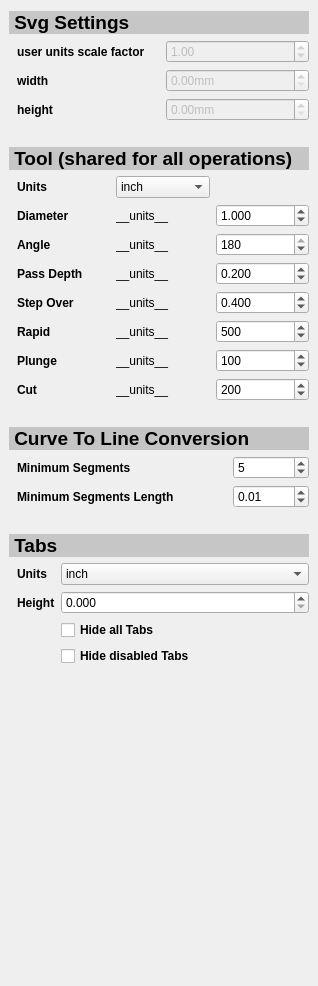
      <widget class="QWidget" name="scrollAreaWidgetContents">
       <property name="geometry">
        <rect>
         <x>0</x>
         <y>0</y>
         <width>318</width>
         <height>986</height>
        </rect>
       </property>
       <layout class="QVBoxLayout" name="verticalLayout_2" stretch="0,0,0,0">
        <property name="leftMargin">
         <number>9</number>
        </property>
        <property name="rightMargin">
         <number>9</number>
        </property>
        <item>
         <layout class="QVBoxLayout" name="verticalLayoutSettingsContent">
          <property name="bottomMargin">
           <number>20</number>
          </property>
          <item>
           <widget class="QLabel" name="label_SvgSettings">
            <property name="font">
             <font>
              <pointsize>14</pointsize>
              <bold>true</bold>
             </font>
            </property>
            <property name="styleSheet">
             <string notr="true">background-color: rgb(198, 198, 198);</string>
            </property>
            <property name="text">
             <string> Svg Settings</string>
            </property>
           </widget>
          </item>
          <item>
           <layout class="QHBoxLayout" name="horizontalLayout">
            <property name="leftMargin">
             <number>8</number>
            </property>
            <item>
             <widget class="QLabel" name="label_PxPerInch">
              <property name="font">
               <font>
                <bold>true</bold>
               </font>
              </property>
              <property name="text">
               <string>user units scale factor</string>
              </property>
             </widget>
            </item>
            <item>
             <widget class="QDoubleSpinBox" name="doubleSpinBox_PxPerInch">
              <property name="enabled">
               <bool>false</bool>
              </property>
              <property name="maximum">
               <double>999.990000000000009</double>
              </property>
              <property name="value">
               <double>1.000000000000000</double>
              </property>
             </widget>
            </item>
           </layout>
          </item>
          <item>
           <layout class="QHBoxLayout" name="horizontalLayout_4">
            <property name="leftMargin">
             <number>8</number>
            </property>
            <item>
             <widget class="QLabel" name="label_SvgModelWidth">
              <property name="font">
               <font>
                <bold>true</bold>
               </font>
              </property>
              <property name="text">
               <string>width</string>
              </property>
             </widget>
            </item>
            <item>
             <widget class="QDoubleSpinBox" name="doubleSpinBox_SvgModelWidth">
              <property name="enabled">
               <bool>false</bool>
              </property>
              <property name="suffix">
               <string>mm</string>
              </property>
              <property name="maximum">
               <double>999.990000000000009</double>
              </property>
             </widget>
            </item>
           </layout>
          </item>
          <item>
           <layout class="QHBoxLayout" name="horizontalLayout_3">
            <property name="leftMargin">
             <number>8</number>
            </property>
            <item>
             <widget class="QLabel" name="label_SvgModelHeight">
              <property name="font">
               <font>
                <bold>true</bold>
               </font>
              </property>
              <property name="text">
               <string>height</string>
              </property>
             </widget>
            </item>
            <item>
             <widget class="QDoubleSpinBox" name="doubleSpinBox_SvgModelHeight">
              <property name="enabled">
               <bool>false</bool>
              </property>
              <property name="suffix">
               <string>mm</string>
              </property>
              <property name="maximum">
               <double>999.990000000000009</double>
              </property>
             </widget>
            </item>
           </layout>
          </item>
         </layout>
        </item>
        <item>
         <layout class="QVBoxLayout" name="verticalLayoutToolContent">
          <property name="bottomMargin">
           <number>20</number>
          </property>
          <item>
           <widget class="QLabel" name="label_Tool">
            <property name="font">
             <font>
              <pointsize>14</pointsize>
              <bold>true</bold>
             </font>
            </property>
            <property name="styleSheet">
             <string notr="true">background-color: rgb(198, 198, 198);</string>
            </property>
            <property name="text">
             <string> Tool (shared for all operations)</string>
            </property>
           </widget>
          </item>
          <item>
           <layout class="QGridLayout" name="gridLayout_Tool">
            <property name="leftMargin">
             <number>8</number>
            </property>
            <property name="topMargin">
             <number>0</number>
            </property>
            <property name="bottomMargin">
             <number>0</number>
            </property>
            <item row="6" column="1">
             <widget class="QLabel" name="label_Tool_Plunge_UnitsDescr">
              <property name="text">
               <string>__units__</string>
              </property>
             </widget>
            </item>
            <item row="1" column="1">
             <widget class="QLabel" name="label_Tool_Diameter_UnitsDescr">
              <property name="text">
               <string>__units__</string>
              </property>
             </widget>
            </item>
            <item row="4" column="0">
             <widget class="QLabel" name="label_Tool_StepOver">
              <property name="font">
               <font>
                <bold>true</bold>
               </font>
              </property>
              <property name="text">
               <string>Step Over</string>
              </property>
             </widget>
            </item>
            <item row="5" column="2">
             <widget class="QSpinBox" name="spinBox_Tool_Rapid">
              <property name="toolTip">
               <string>The speed the tool moves while not cutting</string>
              </property>
              <property name="maximum">
               <number>1000</number>
              </property>
              <property name="value">
               <number>500</number>
              </property>
             </widget>
            </item>
            <item row="0" column="0">
             <widget class="QLabel" name="label_Tool_Units">
              <property name="font">
               <font>
                <bold>true</bold>
               </font>
              </property>
              <property name="text">
               <string>Units</string>
              </property>
             </widget>
            </item>
            <item row="3" column="0">
             <widget class="QLabel" name="label_Tool_PassDepth">
              <property name="font">
               <font>
                <bold>true</bold>
               </font>
              </property>
              <property name="text">
               <string>Pass Depth</string>
              </property>
             </widget>
            </item>
            <item row="5" column="1">
             <widget class="QLabel" name="label_Tool_Rapid_UnitsDescr">
              <property name="text">
               <string>__units__</string>
              </property>
             </widget>
            </item>
            <item row="6" column="0">
             <widget class="QLabel" name="label_Tool_Plunge">
              <property name="font">
               <font>
                <bold>true</bold>
               </font>
              </property>
              <property name="text">
               <string>Plunge</string>
              </property>
             </widget>
            </item>
            <item row="2" column="1">
             <widget class="QLabel" name="label_Tool_Angle_UnitsDescr">
              <property name="text">
               <string>__units__</string>
              </property>
             </widget>
            </item>
            <item row="7" column="1">
             <widget class="QLabel" name="label_Tool_Cut_UnitsDescr">
              <property name="text">
               <string>__units__</string>
              </property>
             </widget>
            </item>
            <item row="2" column="0">
             <widget class="QLabel" name="label_Tool_Angle">
              <property name="font">
               <font>
                <bold>true</bold>
               </font>
              </property>
              <property name="text">
               <string>Angle</string>
              </property>
             </widget>
            </item>
            <item row="5" column="0">
             <widget class="QLabel" name="label_Tool_Rapid">
              <property name="font">
               <font>
                <bold>true</bold>
               </font>
              </property>
              <property name="text">
               <string>Rapid</string>
              </property>
             </widget>
            </item>
            <item row="2" column="2">
             <widget class="QSpinBox" name="spinBox_Tool_Angle">
              <property name="maximum">
               <number>180</number>
              </property>
              <property name="value">
               <number>180</number>
              </property>
             </widget>
            </item>
            <item row="4" column="1">
             <widget class="QLabel" name="label_Tool_StepOver_UnitsDescr">
              <property name="text">
               <string>__units__</string>
              </property>
             </widget>
            </item>
            <item row="1" column="2">
             <widget class="QDoubleSpinBox" name="doubleSpinBox_Tool_Diameter">
              <property name="decimals">
               <number>3</number>
              </property>
              <property name="maximum">
               <double>32.000000000000000</double>
              </property>
              <property name="value">
               <double>1.000000000000000</double>
              </property>
             </widget>
            </item>
            <item row="1" column="0">
             <widget class="QLabel" name="label_Tool_Diameter">
              <property name="font">
               <font>
                <bold>true</bold>
               </font>
              </property>
              <property name="text">
               <string>Diameter</string>
              </property>
             </widget>
            </item>
            <item row="6" column="2">
             <widget class="QSpinBox" name="spinBox_Tool_Plunge">
              <property name="toolTip">
               <string>The speed the tool plunges downwards into the material</string>
              </property>
              <property name="maximum">
               <number>1000</number>
              </property>
              <property name="value">
               <number>100</number>
              </property>
             </widget>
            </item>
            <item row="3" column="1">
             <widget class="QLabel" name="label_Tool_PassDepth_UnitsDescr">
              <property name="text">
               <string>__units__</string>
              </property>
             </widget>
            </item>
            <item row="7" column="0">
             <widget class="QLabel" name="label_Tool_Cut">
              <property name="font">
               <font>
                <bold>true</bold>
               </font>
              </property>
              <property name="text">
               <string>Cut</string>
              </property>
             </widget>
            </item>
            <item row="4" column="2">
             <widget class="QDoubleSpinBox" name="doubleSpinBox_Tool_StepOver">
              <property name="decimals">
               <number>3</number>
              </property>
              <property name="maximum">
               <double>1.000000000000000</double>
              </property>
              <property name="singleStep">
               <double>0.010000000000000</double>
              </property>
              <property name="value">
               <double>0.400000000000000</double>
              </property>
             </widget>
            </item>
            <item row="0" column="1">
             <widget class="QComboBox" name="comboBox_Tool_Units">
              <item>
               <property name="text">
                <string>inch</string>
               </property>
              </item>
              <item>
               <property name="text">
                <string>mm</string>
               </property>
              </item>
             </widget>
            </item>
            <item row="3" column="2">
             <widget class="QDoubleSpinBox" name="doubleSpinBox_Tool_PassDepth">
              <property name="decimals">
               <number>3</number>
              </property>
              <property name="maximum">
               <double>10.000000000000000</double>
              </property>
              <property name="singleStep">
               <double>0.500000000000000</double>
              </property>
              <property name="value">
               <double>0.200000000000000</double>
              </property>
             </widget>
            </item>
            <item row="7" column="2">
             <widget class="QSpinBox" name="spinBox_Tool_Cut">
              <property name="toolTip">
               <string>The speed the tool moves horizontally during cutting</string>
              </property>
              <property name="maximum">
               <number>1000</number>
              </property>
              <property name="value">
               <number>200</number>
              </property>
             </widget>
            </item>
           </layout>
          </item>
         </layout>
        </item>
        <item>
         <layout class="QVBoxLayout" name="verticalLayoutCurveToLineConversion">
          <property name="bottomMargin">
           <number>20</number>
          </property>
          <item>
           <widget class="QLabel" name="labelCurveToLineConversion">
            <property name="font">
             <font>
              <pointsize>14</pointsize>
              <bold>true</bold>
             </font>
            </property>
            <property name="styleSheet">
             <string notr="true">background-color: rgb(196, 196, 196);</string>
            </property>
            <property name="text">
             <string> Curve To Line Conversion</string>
            </property>
           </widget>
          </item>
          <item>
           <layout class="QFormLayout" name="formLayoutCurveToLineConversion">
            <property name="labelAlignment">
             <set>Qt::AlignLeading|Qt::AlignLeft|Qt::AlignVCenter</set>
            </property>
            <property name="formAlignment">
             <set>Qt::AlignLeading|Qt::AlignLeft|Qt::AlignTop</set>
            </property>
            <property name="verticalSpacing">
             <number>6</number>
            </property>
            <property name="leftMargin">
             <number>8</number>
            </property>
            <property name="topMargin">
             <number>0</number>
            </property>
            <item row="0" column="0">
             <widget class="QLabel" name="label_CurveToLineConversion_MinimumNbSegments">
              <property name="font">
               <font>
                <bold>true</bold>
               </font>
              </property>
              <property name="text">
               <string>Minimum Segments</string>
              </property>
             </widget>
            </item>
            <item row="0" column="1">
             <widget class="QSpinBox" name="spinBox_CurveToLineConversion_MinimumNbSegments">
              <property name="enabled">
               <bool>true</bool>
              </property>
              <property name="minimum">
               <number>1</number>
              </property>
              <property name="value">
               <number>5</number>
              </property>
             </widget>
            </item>
            <item row="1" column="0">
             <widget class="QLabel" name="label_CurveToLineConversion_MinimumSegmentsLength">
              <property name="font">
               <font>
                <bold>true</bold>
               </font>
              </property>
              <property name="text">
               <string>Minimum Segments Length                </string>
              </property>
             </widget>
            </item>
            <item row="1" column="1">
             <widget class="QDoubleSpinBox" name="doubleSpinBox_CurveToLineConversion_MinimumSegmentsLength">
              <property name="maximum">
               <double>1.000000000000000</double>
              </property>
              <property name="singleStep">
               <double>0.010000000000000</double>
              </property>
              <property name="value">
               <double>0.010000000000000</double>
              </property>
             </widget>
            </item>
           </layout>
          </item>
         </layout>
        </item>
        <item>
         <layout class="QVBoxLayout" name="verticalLayoutTabsContent" stretch="0,0,1">
          <property name="bottomMargin">
           <number>0</number>
          </property>
          <item>
           <widget class="QLabel" name="label_Tabs">
            <property name="enabled">
             <bool>true</bool>
            </property>
            <property name="font">
             <font>
              <pointsize>14</pointsize>
              <bold>true</bold>
             </font>
            </property>
            <property name="styleSheet">
             <string notr="true">background-color: rgb(198, 198, 198);</string>
            </property>
            <property name="text">
             <string> Tabs</string>
            </property>
           </widget>
          </item>
          <item>
           <widget class="QWidget" name="tabsGlobals" native="true">
            <property name="minimumSize">
             <size>
              <width>0</width>
              <height>0</height>
             </size>
            </property>
            <layout class="QVBoxLayout" name="verticalLayout_4" stretch="0">
             <property name="leftMargin">
              <number>8</number>
             </property>
             <property name="topMargin">
              <number>0</number>
             </property>
             <property name="rightMargin">
              <number>0</number>
             </property>
             <property name="bottomMargin">
              <number>9</number>
             </property>
             <item>
              <layout class="QFormLayout" name="formLayout_Tabs">
               <property name="labelAlignment">
                <set>Qt::AlignLeading|Qt::AlignLeft|Qt::AlignVCenter</set>
               </property>
               <property name="formAlignment">
                <set>Qt::AlignLeading|Qt::AlignLeft|Qt::AlignTop</set>
               </property>
               <item row="0" column="0">
                <widget class="QLabel" name="label_TabsUnits">
                 <property name="font">
                  <font>
                   <bold>true</bold>
                  </font>
                 </property>
                 <property name="text">
                  <string>Units</string>
                 </property>
                </widget>
               </item>
               <item row="0" column="1">
                <widget class="QComboBox" name="comboBox_Tabs_Units">
                 <property name="enabled">
                  <bool>true</bool>
                 </property>
                 <item>
                  <property name="text">
                   <string>inch</string>
                  </property>
                 </item>
                 <item>
                  <property name="text">
                   <string>mm</string>
                  </property>
                 </item>
                </widget>
               </item>
               <item row="1" column="0">
                <widget class="QLabel" name="label_Tabs_Height">
                 <property name="font">
                  <font>
                   <bold>true</bold>
                  </font>
                 </property>
                 <property name="text">
                  <string>Height</string>
                 </property>
                </widget>
               </item>
               <item row="1" column="1">
                <widget class="QDoubleSpinBox" name="doubleSpinBox_Tabs_Height">
                 <property name="enabled">
                  <bool>true</bool>
                 </property>
                 <property name="decimals">
                  <number>3</number>
                 </property>
                </widget>
               </item>
               <item row="2" column="0">
                <widget class="QLabel" name="label">
                 <property name="text">
                  <string/>
                 </property>
                </widget>
               </item>
               <item row="2" column="1">
                <widget class="QCheckBox" name="checkBox_Tabs_hideAllTabs">
                 <property name="font">
                  <font>
                   <bold>true</bold>
                  </font>
                 </property>
                 <property name="text">
                  <string>Hide all Tabs</string>
                 </property>
                </widget>
               </item>
               <item row="3" column="1">
                <widget class="QCheckBox" name="checkBox_Tabs_hideDisabledTabs">
                 <property name="font">
                  <font>
                   <bold>true</bold>
                  </font>
                 </property>
                 <property name="text">
                  <string>Hide disabled Tabs</string>
                 </property>
                </widget>
               </item>
              </layout>
             </item>
            </layout>
           </widget>
          </item>
          <item>
           <widget class="PyCutTabsTableViewManager" name="tabsview_manager" native="true">
            <property name="minimumSize">
             <size>
              <width>0</width>
              <height>200</height>
             </size>
            </property>
           </widget>
          </item>
         </layout>
        </item>
       </layout>
      </widget>
